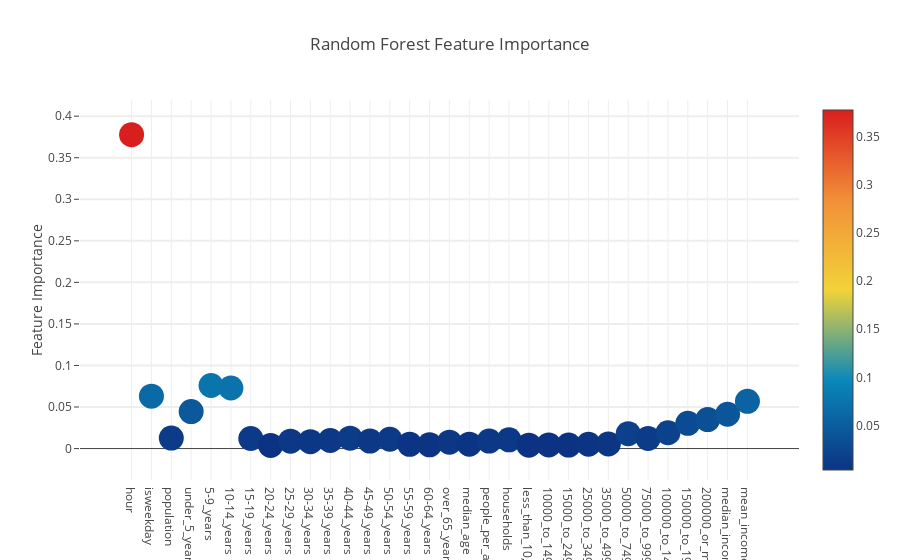

Source (notebook cell):
### Code cell
rf_features = [ 0.37779355,  0.06300484,  0.01262171,  0.04448611,  0.0758526  , 0.07287776,
  0.01206744,  0.003831,    0.00885585,  0.00827921,  0.00967736,  0.01251869,
  0.00900932,  0.01117112,  0.00511474,  0.00445774,  0.00770928,  0.00525248,
  0.00900422,  0.01054114,  0.00411583,  0.00435968,  0.00421865,  0.00519506,
  0.00548803,  0.01794573,  0.01209842,  0.01899775,  0.03039871,  0.03488947,
  0.04128799,  0.05687852]
# Scatter plot 
trace = go.Scatter(
    y = rf_features,
    x = X_train.columns.values,
    mode='markers',
    marker=dict(
        sizemode = 'diameter',
        sizeref = 1,
        size = 25,
        color = rf_features,
        colorscale='Portland',
        showscale=True
    ),
    text = X_train.columns.values
)
data = [trace]

layout= go.Layout(
    autosize= True,
    title= 'Random Forest Feature Importance',
    hovermode= 'closest',

    yaxis=dict(
        title= 'Feature Importance',
        ticklen= 5,
        gridwidth= 2
    ),
    showlegend= False
)
fig = go.Figure(data=data, layout=layout)
py.iplot(fig,filename='scatter2010')

### Figure 1 — Plotly figure (JSON) as saved in the notebook; plotly's stock layout.template omitted (floating-point values rounded to 4 significant figures)
{"data": [{"marker": {"color": [0.3778, 0.063, 0.01262, 0.04449, 0.07585, 0.07288, 0.01207, 0.003831, 0.008856, 0.008279, 0.009677, 0.01252, 0.009009, 0.01117, 0.005115, 0.004458, 0.007709, 0.005252, 0.009004, 0.01054, 0.004116, 0.00436, 0.004219, 0.005195, 0.005488, 0.01795, 0.0121, 0.019, 0.0304, 0.03489, 0.04129, 0.05688], "colorscale": "Portland", "showscale": true, "size": 25, "sizemode": "diameter", "sizeref": 1}, "mode": "markers", "text": ["hour", "isweekday", "population", "under_5_years", "5-9_years", "10-14_years", "15-19_years", "20-24_years", "25-29_years", "30-34_years", "35-39_years", "40-44_years", "45-49_years", "50-54_years", "55-59_years", "60-64_years", "over_65_years", "median_age", "people_per_acre", "households", "less_than_10,000", "10000_to_14999", "15000_to_24999", "25000_to_34999", "35000_to_49999", "50000_to_74999", "75000_to_99999", "100000_to_149999", "150000_to_199999", "200000_or_more", "median_income", "mean_income"], "type": "scatter", "x": ["hour", "isweekday", "population", "under_5_years", "5-9_years", "10-14_years", "15-19_years", "20-24_years", "25-29_years", "30-34_years", "35-39_years", "40-44_years", "45-49_years", "50-54_years", "55-59_years", "60-64_years", "over_65_years", "median_age", "people_per_acre", "households", "less_than_10,000", "10000_to_14999", "15000_to_24999", "25000_to_34999", "35000_to_49999", "50000_to_74999", "75000_to_99999", "100000_to_149999", "150000_to_199999", "200000_or_more", "median_income", "mean_income"], "y": [0.3778, 0.063, 0.01262, 0.04449, 0.07585, 0.07288, 0.01207, 0.003831, 0.008856, 0.008279, 0.009677, 0.01252, 0.009009, 0.01117, 0.005115, 0.004458, 0.007709, 0.005252, 0.009004, 0.01054, 0.004116, 0.00436, 0.004219, 0.005195, 0.005488, 0.01795, 0.0121, 0.019, 0.0304, 0.03489, 0.04129, 0.05688]}], "layout": {"autosize": true, "hovermode": "closest", "showlegend": false, "title": "Random Forest Feature Importance", "yaxis": {"gridwidth": 2, "ticklen": 5, "title": "Feature Importance"}}}
